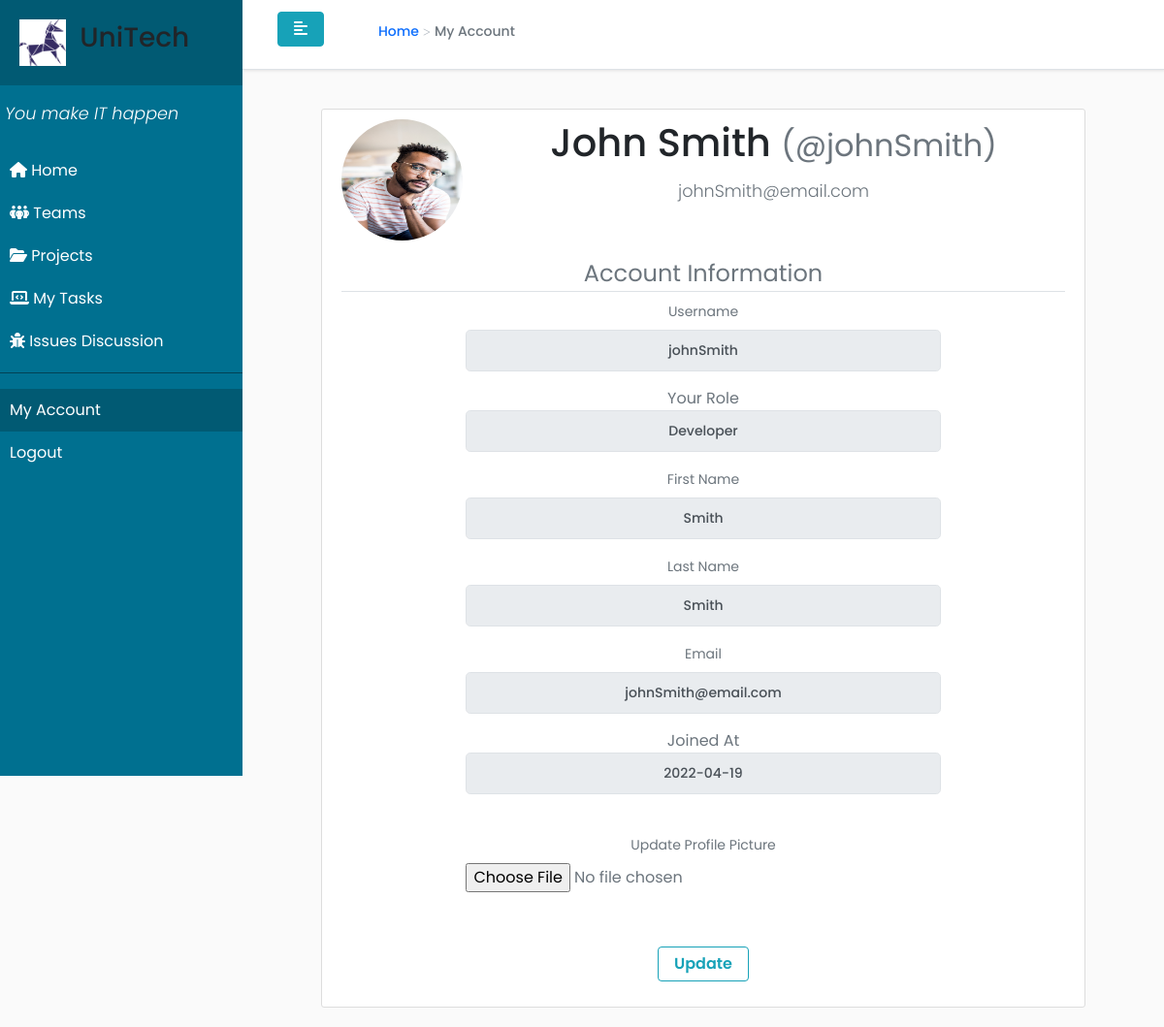
The app's page /account (signed in) with its own data.
### web_app/models.py (models this page shows, shortened)
class User(db.Model, UserMixin):
    __tablename__ = 'users'
    __table_args__ = {'extend_existing': True}
    id = db.Column(db.Integer, primary_key=True)
    email = db.Column(db.String(255), nullable=False, unique=True)
    joined_at = db.Column(db.DateTime(), default=datetime.now)
    username = db.Column(db.String(50), nullable=False, unique=True)
    password = db.Column(db.String(255), nullable=False)
    first_name = db.Column(db.String(50), nullable=False)
    last_name = db.Column(db.String(50), nullable=False)
    image_file = db.Column(db.String(20), nullable=False, default='default.jpg')
    roles = db.relationship('Role', secondary='user_roles', back_populates="users")
    teams = db.relationship('Team', secondary='team_members', back_populates="users")
    projects = db.relationship('Project', secondary='project_members', back_populates="users")
    tasks = db.relationship('Task', secondary='user_tasks', back_populates="users")
    managed_projects = db.relationship('Project', secondary='project_managers', back_populates="managers")

class Role(db.Model):
    __tablename__ = 'roles'
    __table_args__ = {'extend_existing': True}
    id = db.Column(db.Integer(), primary_key=True)
    name = db.Column(db.String(50), unique=True)
    users = db.relationship('User', secondary='user_roles', back_populates="roles")

### web_app/main/routes.py (the view)
@main.route('/account', methods=['GET', 'POST'])
@login_required
def account():
    form = UpdateAccountForm()
    if form.validate_on_submit():
        if form.picture.data:
            picture_filename = save_picture(form.picture.data)
            current_user.image_file = picture_filename
        current_user.username = form.username.data
        current_user.first_name = form.first_name.data
        current_user.last_name = form.last_name.data
        current_user.email = form.email.data
        print(current_user.username, ' ', form.username.data)
        db.session.commit()
        flash('Your account has been updated!', 'success')
        return redirect(url_for('main.account'))
    elif request.method == 'GET':
        form.username.data = current_user.username
        form.first_name.data = current_user.first_name
        form.last_name.data = current_user.last_name
        form.email.data = current_user.email
    image_file = url_for('static', filename='profile_pics/' + current_user.image_file)
    return render_template("account.html", user=current_user, image_file=image_file, form = form)

### web_app/main/forms.py (shortened to what this page needs)
class UpdateAccountForm(FlaskForm):
    username = StringField('Username',
                           validators=[DataRequired(), Length(min=2, max=20)])
    first_name = StringField('First Name',
                           validators=[DataRequired(),])
    last_name = StringField('Last Name',
                             validators=[DataRequired(), ])
    email = StringField('Email',
                        validators=[DataRequired(), Email()])
    picture = FileField('Update Profile Picture',
                        validators=[FileAllowed(['jpg','png'])])
    submit = SubmitField('Update')

### web_app/templates/account.html (shortened to what this page needs)
{% extends "base.html" %}
{% block content %}
    <div class="row justify-content-center">
        <div class="col-10">
            <div class="content-section">
                <div class="media">
                    <img class="rounded-circle account-img" src="{{ image_file }}">
                    <div class="media-body">
                        <h2 class="account-heading">{{ current_user.first_name }} {{ current_user.last_name }} <small class="text-muted">(@{{ current_user.username }})</small></h2>
                        <p class="text-secondary">{{ current_user.email }}</p>
                    </div>
                </div>
                <form method="POST" action="" enctype="multipart/form-data">
                    <fieldset class="form-group">
                        <legend class="border-bottom mb-8">Account Information</legend>
                        <div class="row justify-content-center">
                            <div class="col-md-8">
                                <div class="form-group">
                                    {{ form.username.label(class="form-control-label") }}
                                    {% if current_user.roles[0].name in ['Admin'] %}
                                        {% if form.username.errors %}
                                            {{ form.username(class="form-control form-control-lg is-invalid") }}
                                            <div class="invalid-feedback">
                                                {% for error in form.username.errors %}
                                                    <span>{{ error }}</span>
                                                {% endfor %}
                                            </div>
                                        {% else %}
                                            {{ form.username(class="form-control form-control-lg form-center") }}
                                        {% endif %}
                                    {% else %}
                                        <span class="form-control form-control-lg form-center" readonly>{{ current_user.username }}</span>
                                    {% endif %}
                                </div>
                                <div class="form-group">
                                    <span class="form-control-label">Your Role</span>
                                    <span class="form-control form-control-lg form-center" readonly>{{ current_user.roles[0].name }}</span>
                                </div>
                                <div class="form-group">
                                    {{ form.first_name.label(class="form-control-label") }}
                                    {% if current_user.roles[0].name in ['Admin'] %}
                                        {% if form.first_name.errors %}
                                            {{ form.first_name(class="form-control form-control-lg is-invalid") }}
                                            <div class="invalid-feedback">
                                                {% for error in form.first_name.errors %}
                                                    <span>{{ error }}</span>
                                                {% endfor %}
                                            </div>
                                        {% else %}
                                            {{ form.first_name(class="form-control form-control-lg form-center") }}
                                        {% endif %}
                                    {% else %}
                                        <span class="form-control form-control-lg form-center" readonly>{{ current_user.last_name }}</span>
                                    {% endif %}
                                </div>
                                <div class="form-group">
                                    {{ form.last_name.label(class="form-control-label") }}
                                    {% if current_user.roles[0].name in ['Admin'] %}
                                        {% if form.last_name.errors %}
                                            {{ form.last_name(class="form-control form-control-lg is-invalid") }}
                                            <div class="invalid-feedback">
                                                {% for error in form.last_name.errors %}
                                                    <span>{{ error }}</span>
                                                {% endfor %}
                                            </div>
                                        {% else %}
                                            {{ form.last_name(class="form-control form-control-lg form-center") }}
                                        {% endif %}
                                    {% else %}
                                        <span class="form-control form-control-lg form-center" readonly>{{ current_user.last_name }}</span>
                                    {% endif %}
                                </div>
                                <div class="form-group">
                                    {{ form.email.label(class="form-control-label") }}
                                    {% if current_user.roles[0].name in ['Admin'] %}
                                        {% if form.email.errors %}
                                            {{ form.email(class="form-control form-control-lg is-invalid") }}
                                            <div class="invalid-feedback">
                                                {% for error in form.email.errors %}
                                                    <span>{{ error }}</span>
                                                {% endfor %}
                                            </div>
                                        {% else %}
                                            {{ form.email(class="form-control form-control-lg form-center") }}
                                        {% endif %}
                                    {% else %}
                                        <span class="form-control form-control-lg form-center" readonly>{{ current_user.email }}</span>
                                    {% endif %}
                                </div>
                                <div class="form-group">
                                    <span class="form-control-label">Joined At</span>
                                    <span class="form-control form-control-lg form-center" readonly>{{ current_user.joined_at.strftime('%Y-%m-%d') }}</span>
                                </div>
                                <br>
                                <div class="form-group">
                                    {{ form.picture.label() }}
                                    {{ form.picture(class="form-control-file") }}
                                </div>
                            </div>
                        </div>
                    </fieldset>
                    <br>
                    <div class="form-group">
                        {{ form.submit(class="btn btn-outline-info") }}
                    </div>
                </form>
            </div>
        </div>
    </div>
{% endblock content %}
{% block breadcrumb %}
    <li class="breadcrumb-item active" aria-current="page">My Account</li>
{% endblock breadcrumb %}

### web_app/static/style.css (style rules this page uses)
body { font-family: 'Poppins', sans-serif; background: #fafafa; }
p { font-family: 'Poppins', sans-serif; font-size: 1.1em; font-weight: 300; line-height: 1.7em; color: #999; }
.content-section { background: #ffffff; padding: 10px 20px; border: 1px solid #dddddd; border-radius: 3px; margin-bottom: 20px; }
.account-img { height: 125px; width: 125px; margin-right: 20px; margin-bottom: 16px; }
.account-heading { font-size: 2.5rem; }
.form-center { text-align: center; }
.breadcrumb-item { display: flex; align-items: center; font-size: .875rem; }
.breadcrumb-item + .breadcrumb-item { padding-left: 0.25rem; }
.breadcrumb-item + .breadcrumb-item::before { display: inline-block; padding-right: 0.25rem; color: #adb5bd; content: " > "; }
.breadcrumb-item.active { color: #6c757d; }
.breadcrumb-item + .breadcrumb-item:before { font-family: 'Material Icons'; height: 1rem; position: relative; bottom: 2px; }

### records on screen
User: first_name "John", last_name "Smith", username "johnSmith", email "johnSmith@email.com", joined_at "2022-04-19"
Role: name "Developer"
